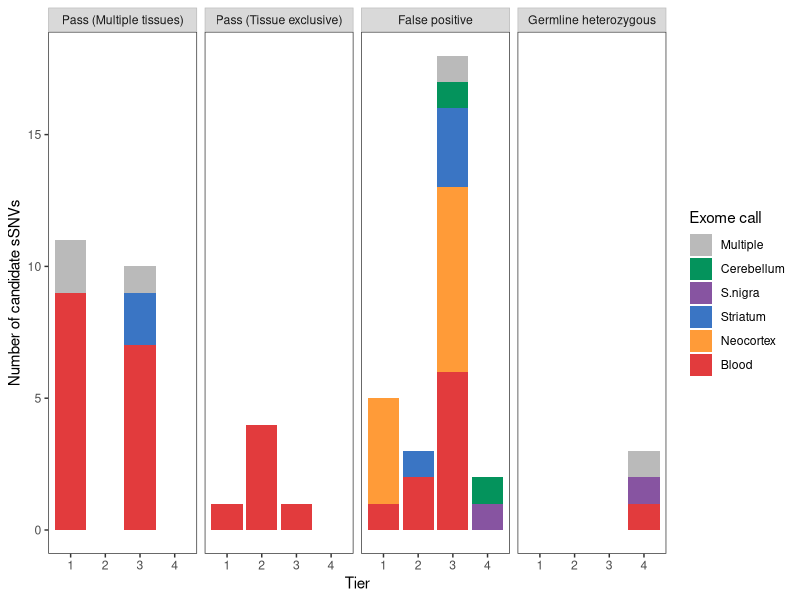

Recreate this plot in R.
options(stringsAsFactors = F)
library(ggplot2)

InfoValidations<-read.delim2("data/CandidatesInfoValidations.txt")

#### Histogram validations vs exome ####

#Format data for plot
InfoValidations$Decision<-factor(InfoValidations$Decision,levels=unique(InfoValidations$Decision)[c(2,3,1,4)],ordered=T)
InfoValidations<-cbind.data.frame(InfoValidations,ExomeTissue=ifelse(InfoValidations$nTissues==1,InfoValidations$Tissues,"Multiple"))
InfoValidations$ExomeTissue<-factor(InfoValidations$ExomeTissue,levels=c("B","C","N","E","S","Multiple"),ordered=T)
levels(InfoValidations$ExomeTissue)<-c("Blood","Cerebellum","Neocortex","Striatum","S.nigra","Multiple")
#Order tissues by mean of calls per tissue and tier
levelsOrdered<-names(sort(apply(table(InfoValidations[,c("ExomeTissue","Tier")])[,-1],1,mean)))
#But multiple last
levelsOrdered<-levelsOrdered[c(which(levelsOrdered=="Multiple"),1:(which(levelsOrdered=="Multiple")-1),(which(levelsOrdered=="Multiple")+1):6)]
InfoValidations$ExomeTissue<-factor(InfoValidations$ExomeTissue,levels=levelsOrdered,ordered=T)
#Format decision labels
decisionLabels<-c("Pass (Multiple tissues)","Pass (Tissue exclusive)","False positive","Germline heterozygous")
names(decisionLabels)<-levels(InfoValidations$Decision)

tissueCols<-c("#bababa", "#04935c", "#8754a1", "#3a75c4", "#ff9b38","#e23b3d")

decisionTierPlot<-ggplot(InfoValidations[-which(InfoValidations$Tier==0),])+geom_bar(aes(Tier,fill=ExomeTissue),stat="count")+
  scale_fill_manual(values=tissueCols,name="Exome call")+
  ylab("Number of candidate sSNVs")+
  xlab("Tier")+
  facet_grid(.~Decision,labeller=labeller(Decision=decisionLabels))+
  theme_bw()+
  theme(strip.background=element_rect(colour="#bdbdbd",fill="#d9d9d9"),
        panel.grid.major.x=element_blank(),
        panel.grid.minor.x=element_blank(),
        panel.grid.major.y=element_blank(),
        panel.grid.minor.y=element_blank())



